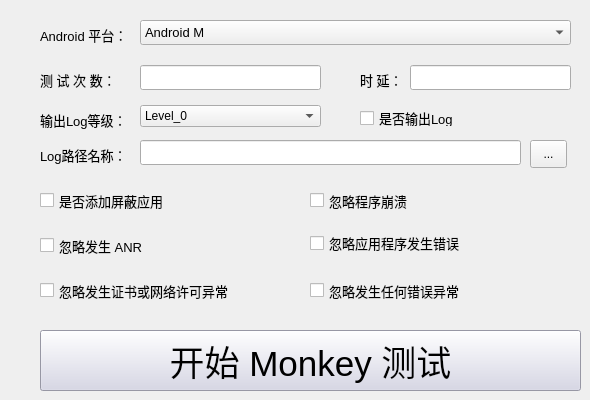
    <widget class="QWidget" name="tab_all">
     <attribute name="title">
      <string>全 APP 测试</string>
     </attribute>
     <widget class="QCheckBox" name="checkBox_isCerStop_All">
      <property name="geometry">
       <rect>
        <x>40</x>
        <y>280</y>
        <width>251</width>
        <height>21</height>
       </rect>
      </property>
      <property name="font">
       <font>
        <pointsize>10</pointsize>
       </font>
      </property>
      <property name="text">
       <string>忽略发生证书或网络许可异常</string>
      </property>
     </widget>
     <widget class="QLineEdit" name="lineEdit_time_all">
      <property name="geometry">
       <rect>
        <x>140</x>
        <y>65</y>
        <width>181</width>
        <height>25</height>
       </rect>
      </property>
     </widget>
     <widget class="QLabel" name="label_times_all">
      <property name="geometry">
       <rect>
        <x>40</x>
        <y>65</y>
        <width>91</width>
        <height>30</height>
       </rect>
      </property>
      <property name="font">
       <font>
        <pointsize>10</pointsize>
       </font>
      </property>
      <property name="text">
       <string>测 试 次 数：</string>
      </property>
     </widget>
     <widget class="QLineEdit" name="lineEdit_dely_all">
      <property name="geometry">
       <rect>
        <x>410</x>
        <y>65</y>
        <width>161</width>
        <height>25</height>
       </rect>
      </property>
     </widget>
     <widget class="QLabel" name="label_dely_all">
      <property name="geometry">
       <rect>
        <x>360</x>
        <y>65</y>
        <width>51</width>
        <height>30</height>
       </rect>
      </property>
      <property name="font">
       <font>
        <pointsize>10</pointsize>
       </font>
      </property>
      <property name="text">
       <string>时 延：</string>
      </property>
     </widget>
     <widget class="QCheckBox" name="checkBox_isRushStop_All">
      <property name="geometry">
       <rect>
        <x>310</x>
        <y>190</y>
        <width>161</width>
        <height>21</height>
       </rect>
      </property>
      <property name="font">
       <font>
        <pointsize>10</pointsize>
       </font>
      </property>
      <property name="text">
       <string>忽略程序崩溃</string>
      </property>
     </widget>
     <widget class="QCheckBox" name="checkBox_isAnrStop_All">
      <property name="geometry">
       <rect>
        <x>40</x>
        <y>235</y>
        <width>171</width>
        <height>21</height>
       </rect>
      </property>
      <property name="font">
       <font>
        <pointsize>10</pointsize>
       </font>
      </property>
      <property name="text">
       <string>忽略发生 ANR</string>
      </property>
     </widget>
     <widget class="QCheckBox" name="checkBox_isAppErrStop_All">
      <property name="geometry">
       <rect>
        <x>310</x>
        <y>235</y>
        <width>231</width>
        <height>16</height>
       </rect>
      </property>
      <property name="font">
       <font>
        <pointsize>10</pointsize>
       </font>
      </property>
      <property name="text">
       <string>忽略应用程序发生错误</string>
      </property>
     </widget>
     <widget class="QPushButton" name="pushButton_start_All">
      <property name="geometry">
       <rect>
        <x>40</x>
        <y>330</y>
        <width>541</width>
        <height>61</height>
       </rect>
      </property>
      <property name="font">
       <font>
        <pointsize>26</pointsize>
       </font>
      </property>
      <property name="styleSheet">
       <string notr="true">background-color:rgb(211, 211, 230)</string>
      </property>
      <property name="text">
       <string>开始 Monkey 测试</string>
      </property>
     </widget>
     <widget class="QLabel" name="label_android_all">
      <property name="geometry">
       <rect>
        <x>40</x>
        <y>20</y>
        <width>91</width>
        <height>30</height>
       </rect>
      </property>
      <property name="font">
       <font>
        <pointsize>10</pointsize>
       </font>
      </property>
      <property name="text">
       <string>Android 平台：</string>
      </property>
     </widget>
     <widget class="QComboBox" name="comboBox_android_All">
      <property name="enabled">
       <bool>true</bool>
      </property>
      <property name="geometry">
       <rect>
        <x>140</x>
        <y>20</y>
        <width>431</width>
        <height>25</height>
       </rect>
      </property>
      <property name="font">
       <font>
        <pointsize>10</pointsize>
       </font>
      </property>
      <item>
       <property name="text">
        <string>Android M</string>
       </property>
      </item>
      <item>
       <property name="text">
        <string>Android N</string>
       </property>
      </item>
      <item>
       <property name="text">
        <string>Android GO</string>
       </property>
      </item>
      <item>
       <property name="text">
        <string>Android P</string>
       </property>
      </item>
     </widget>
     <widget class="QCheckBox" name="checkBox">
      <property name="geometry">
       <rect>
        <x>40</x>
        <y>190</y>
        <width>151</width>
        <height>21</height>
       </rect>
      </property>
      <property name="font">
       <font>
        <pointsize>10</pointsize>
       </font>
      </property>
      <property name="text">
       <string>是否添加屏蔽应用</string>
      </property>
     </widget>
     <widget class="QLabel" name="label_log_all">
      <property name="geometry">
       <rect>
        <x>40</x>
        <y>140</y>
        <width>81</width>
        <height>30</height>
       </rect>
      </property>
      <property name="font">
       <font>
        <pointsize>10</pointsize>
       </font>
      </property>
      <property name="text">
       <string>Log路径名称：</string>
      </property>
     </widget>
     <widget class="QLineEdit" name="lineEdit_log_all">
      <property name="geometry">
       <rect>
        <x>140</x>
        <y>140</y>
        <width>381</width>
        <height>25</height>
       </rect>
      </property>
     </widget>
     <widget class="QToolButton" name="toolButton_log_all">
      <property name="geometry">
       <rect>
        <x>530</x>
        <y>140</y>
        <width>37</width>
        <height>28</height>
       </rect>
      </property>
      <property name="styleSheet">
       <string notr="true">background-color:rgb(211, 211, 230))</string>
      </property>
      <property name="text">
       <string>...</string>
      </property>
     </widget>
     <widget class="QCheckBox" name="checkBox_kill_all">
      <property name="geometry">
       <rect>
        <x>310</x>
        <y>280</y>
        <width>221</width>
        <height>21</height>
       </rect>
      </property>
      <property name="font">
       <font>
        <pointsize>10</pointsize>
       </font>
      </property>
      <property name="text">
       <string>忽略发生任何错误异常</string>
      </property>
     </widget>
     <widget class="QLabel" name="label_log_all_2">
      <property name="geometry">
       <rect>
        <x>40</x>
        <y>105</y>
        <width>91</width>
        <height>30</height>
       </rect>
      </property>
      <property name="font">
       <font>
        <pointsize>10</pointsize>
       </font>
      </property>
      <property name="text">
       <string>输出Log等级：</string>
      </property>
     </widget>
     <widget class="QComboBox" name="comboBox_log_level_all">
      <property name="geometry">
       <rect>
        <x>140</x>
        <y>105</y>
        <width>181</width>
        <height>22</height>
       </rect>
      </property>
      <item>
       <property name="text">
        <string>Level_0</string>
       </property>
      </item>
      <item>
       <property name="text">
        <string>Level_1</string>
       </property>
      </item>
      <item>
       <property name="text">
        <string>Level_2</string>
       </property>
      </item>
      <item>
       <property name="text">
        <string>Level_3</string>
       </property>
      </item>
     </widget>
     <widget class="QCheckBox" name="checkBox_isoutputLog_All">
      <property name="geometry">
       <rect>
        <x>360</x>
        <y>110</y>
        <width>211</width>
        <height>16</height>
       </rect>
      </property>
      <property name="font">
       <font>
        <pointsize>10</pointsize>
       </font>
      </property>
      <property name="text">
       <string>是否输出Log</string>
      </property>
     </widget>
    </widget>
